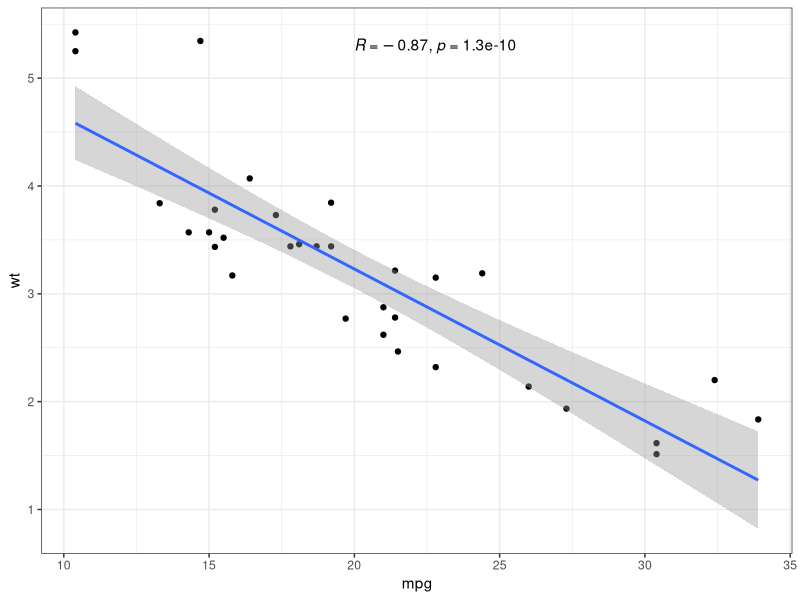
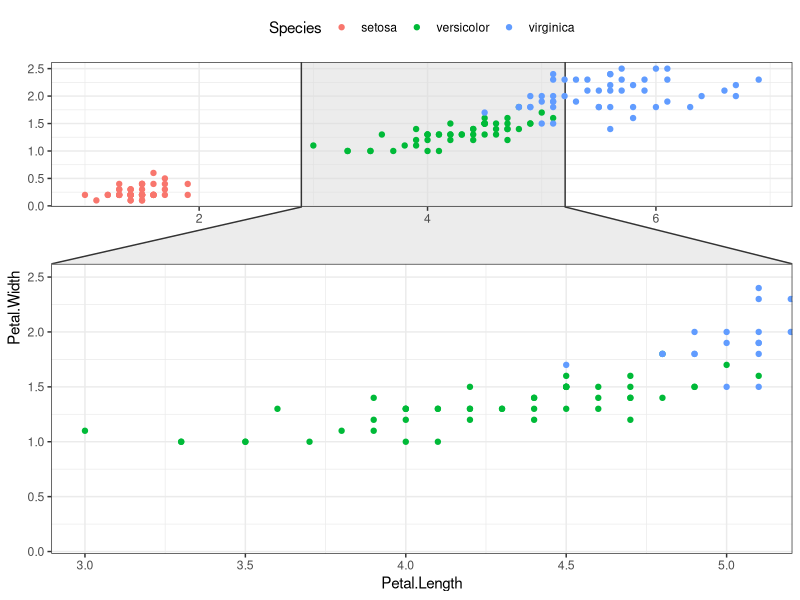
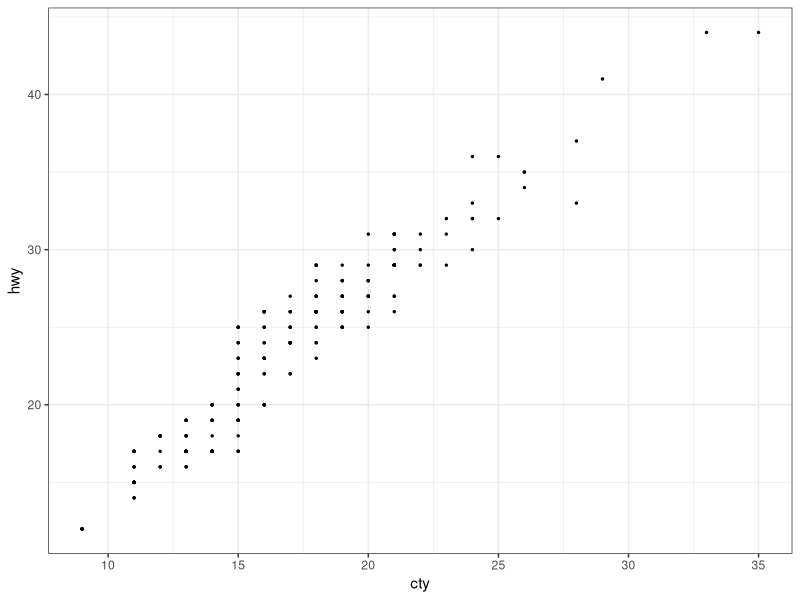
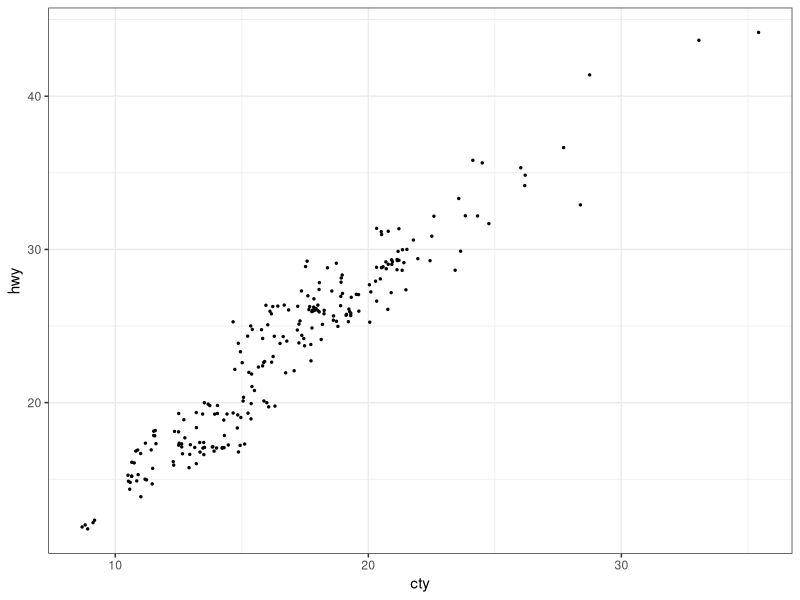
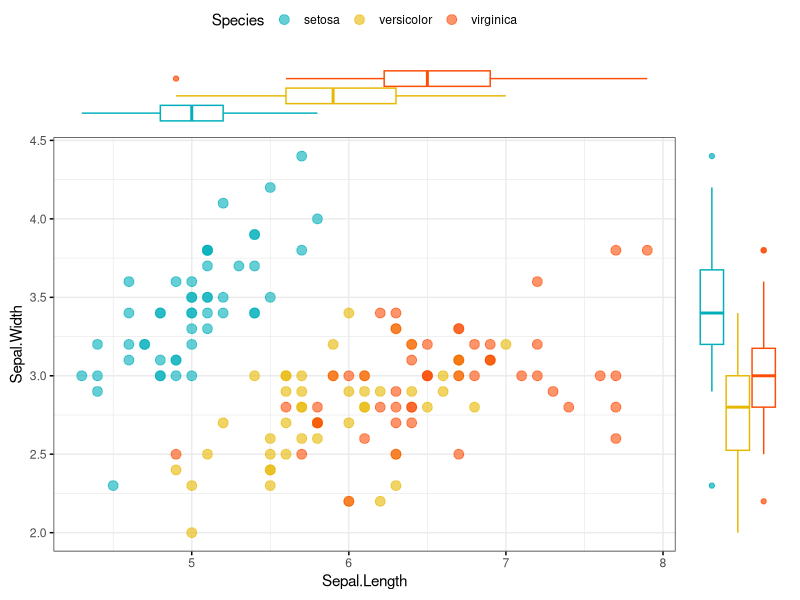
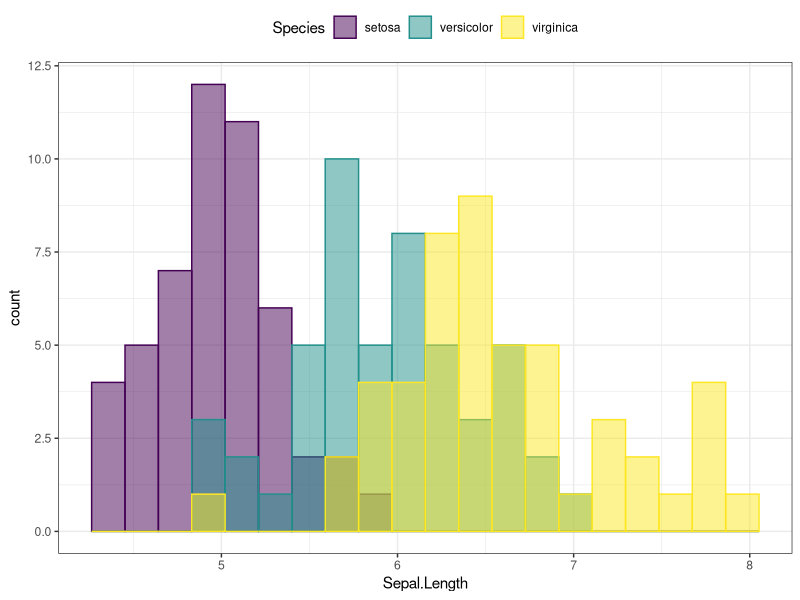
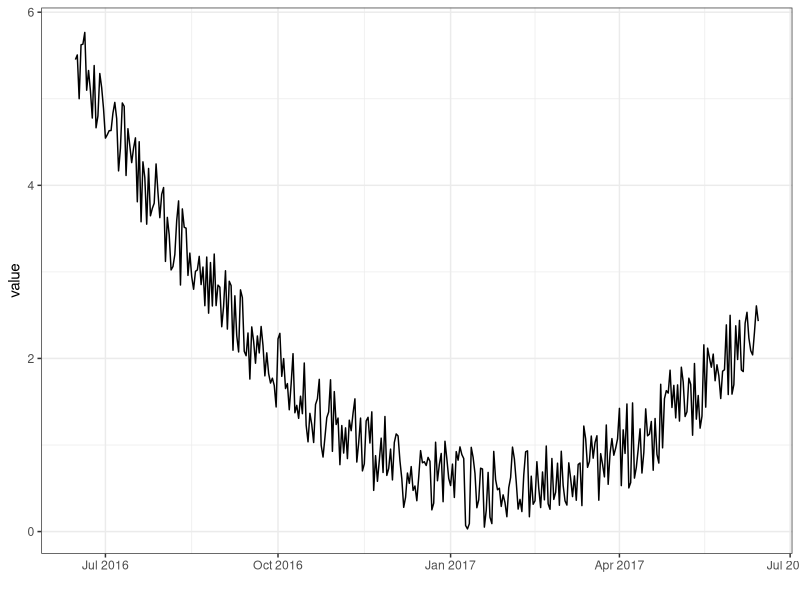
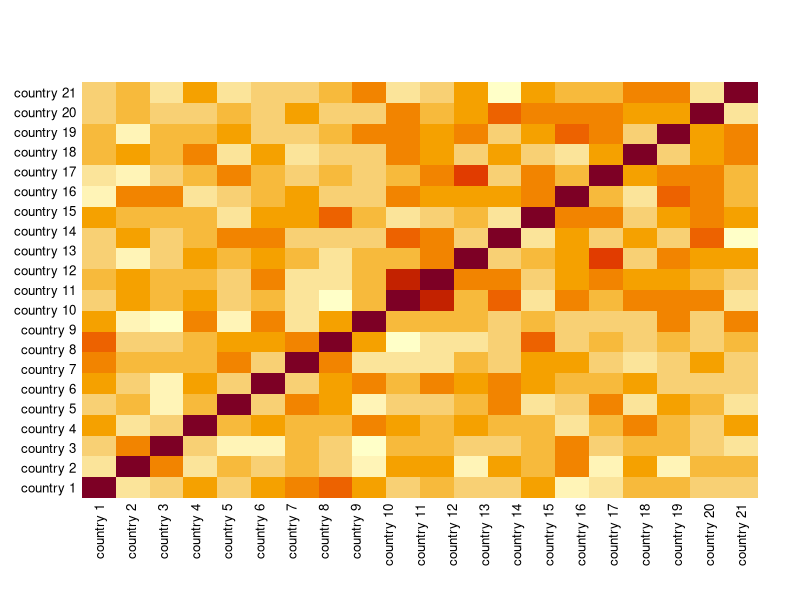

These charts were generated, in order, by the following R code: (Note: this script raises an error after producing the figures.)
library(tidyverse)
library(ggpubr) 
theme_set(
  theme_bw() + 
    theme(legend.position = "top")
)


#1.1 scatter plot
library("ggpubr")
p <- ggplot(mtcars, aes(mpg, wt)) +
  geom_point() +
  geom_smooth(method = lm) +
  stat_cor(method = "pearson", label.x = 20)
p

#use library(ggforce)
library(ggforce)
ggplot(iris, aes(Petal.Length, Petal.Width, colour = Species)) +
  geom_point() +
  facet_zoom(x = Species == "versicolor")


# Basic scatter plot
ggplot(mpg, aes(cty, hwy)) +
  geom_point(size = 0.5)

# Jittered points
ggplot(mpg, aes(cty, hwy)) +
  geom_jitter(size = 0.5, width = 0.5)


# 1.2 box plot
# Use box plot as marginal plots
ggscatterhist(
  iris, x = "Sepal.Length", y = "Sepal.Width",
  color = "Species", size = 3, alpha = 0.6,
  palette = c("#00AFBB", "#E7B800", "#FC4E07"),
  margin.plot = "boxplot",
  ggtheme = theme_bw()
)



#1.3 Histogram
ggplot(iris, aes(Sepal.Length)) +
  geom_histogram(aes(fill = Species, color = Species), bins = 20, 
                 position = "identity", alpha = 0.5) +
  scale_fill_viridis_d() +
  scale_color_viridis_d()


# 1.4 Time series
library(ggplot2)
library(dplyr)

# Dummy data
data <- data.frame(
  day = as.Date("2017-06-14") - 0:364,
  value = runif(365) + seq(-140, 224)^2 / 10000
)

# Most basic bubble plot
p <- ggplot(data, aes(x=day, y=value)) +
  geom_line() + 
  xlab("")
p



# 1.5 image plot
#Yiwen introduce this method to me,and I learned the code from him
sample = cor(matrix(rnorm(400),nrow = 20))
image(cor(matrix(rnorm(400),nrow = 20)),axes = F)
mtext(text = c(paste("country",1:21)),side = 2,line = 0.3,at = seq(0,1,0.05),las = 1,cex = 0.8)
mtext(text = c(paste("country",1:21)),side = 1,line = 0.3,at = seq(0,1,0.05),las = 2,cex = 0.8)
image.plot(sample,legend.only = T)
